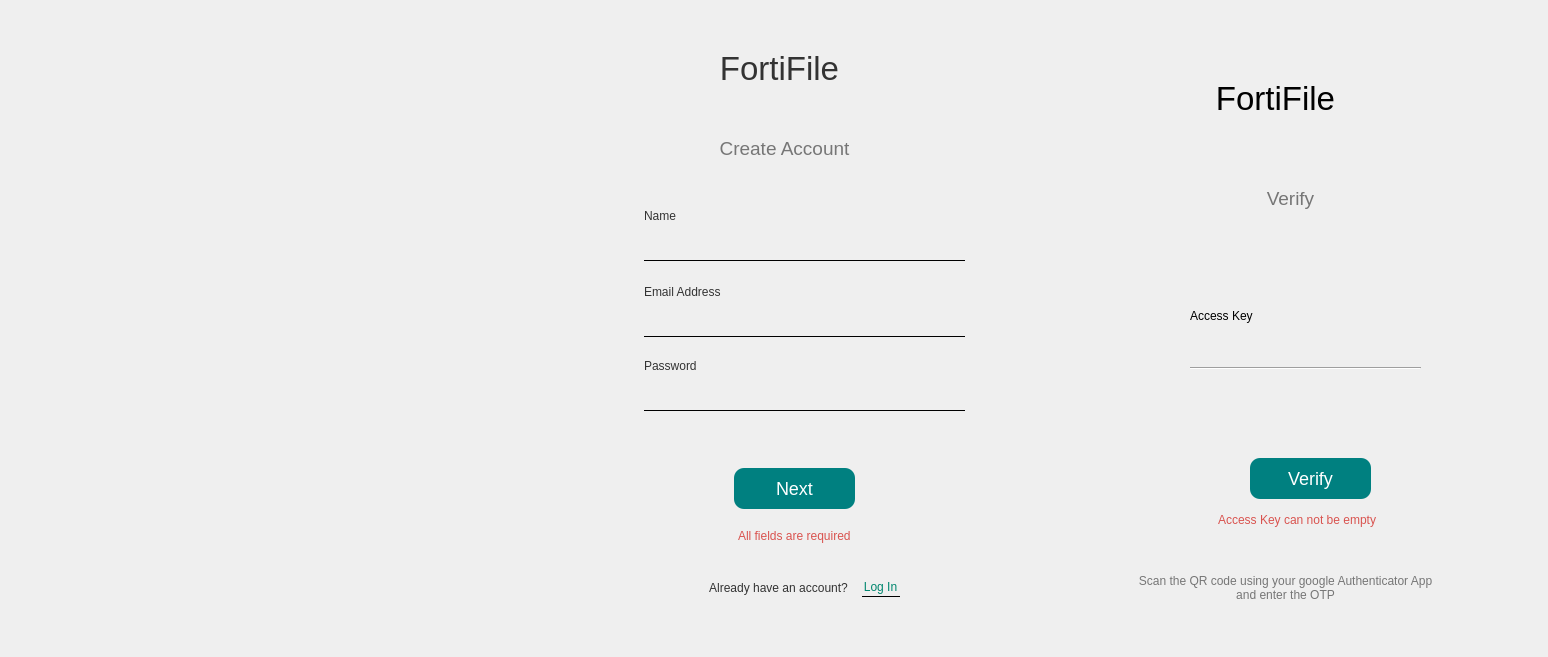
<?xml version="1.0" encoding="UTF-8"?>
<ui version="4.0">
 <class>MainWindow</class>
 <widget class="QMainWindow" name="MainWindow">
  <property name="geometry">
   <rect>
    <x>0</x>
    <y>0</y>
    <width>1548</width>
    <height>657</height>
   </rect>
  </property>
  <property name="windowTitle">
   <string>MainWindow</string>
  </property>
  <widget class="QWidget" name="centralwidget">
   <layout class="QHBoxLayout" name="horizontalLayout_2">
    <item>
     <widget class="QWidget" name="widget_4" native="true">
      <layout class="QHBoxLayout" name="horizontalLayout">
       <item>
        <widget class="QWidget" name="widget" native="true">
         <property name="styleSheet">
          <string notr="true">background-image: url(:/images/resources/ss.jpg);</string>
         </property>
         <widget class="QLabel" name="qr_label">
          <property name="geometry">
           <rect>
            <x>170</x>
            <y>340</y>
            <width>181</width>
            <height>171</height>
           </rect>
          </property>
          <property name="styleSheet">
           <string notr="true">background:none;
</string>
          </property>
          <property name="text">
           <string/>
          </property>
          <property name="scaledContents">
           <bool>true</bool>
          </property>
         </widget>
        </widget>
       </item>
       <item>
        <widget class="QWidget" name="widget_3" native="true">
         <property name="styleSheet">
          <string notr="true">QLineEdit{
border:none;
background:transparent;
}

QLabel {
	background:transparent;
    font-family: 'Arial';
    color: #333; /* Dark Gray */
}


QLineEdit{
background:transparent;
    border-radius: 5px;
    padding: 5px;
}
QLineEdit:focus {
    border-color: #008080; /* Teal */
}
Line{
background:transparent;
}
</string>
         </property>
         <widget class="QLabel" name="label_2">
          <property name="geometry">
           <rect>
            <x>120</x>
            <y>266</y>
            <width>91</width>
            <height>16</height>
           </rect>
          </property>
          <property name="text">
           <string>Email Address</string>
          </property>
         </widget>
         <widget class="QLineEdit" name="password">
          <property name="geometry">
           <rect>
            <x>120</x>
            <y>360</y>
            <width>321</width>
            <height>31</height>
           </rect>
          </property>
          <property name="font">
           <font>
            <pointsize>10</pointsize>
           </font>
          </property>
          <property name="echoMode">
           <enum>QLineEdit::Password</enum>
          </property>
         </widget>
         <widget class="QLineEdit" name="email">
          <property name="geometry">
           <rect>
            <x>120</x>
            <y>286</y>
            <width>321</width>
            <height>31</height>
           </rect>
          </property>
          <property name="font">
           <font>
            <pointsize>10</pointsize>
           </font>
          </property>
          <property name="alignment">
           <set>Qt::AlignLeading|Qt::AlignLeft|Qt::AlignVCenter</set>
          </property>
         </widget>
         <widget class="QLabel" name="label">
          <property name="geometry">
           <rect>
            <x>120</x>
            <y>190</y>
            <width>55</width>
            <height>16</height>
           </rect>
          </property>
          <property name="text">
           <string>Name</string>
          </property>
         </widget>
         <widget class="QLineEdit" name="name">
          <property name="geometry">
           <rect>
            <x>120</x>
            <y>210</y>
            <width>321</width>
            <height>31</height>
           </rect>
          </property>
          <property name="font">
           <font>
            <pointsize>10</pointsize>
           </font>
          </property>
          <property name="echoMode">
           <enum>QLineEdit::Normal</enum>
          </property>
          <property name="alignment">
           <set>Qt::AlignLeading|Qt::AlignLeft|Qt::AlignVCenter</set>
          </property>
         </widget>
         <widget class="QLabel" name="label_3">
          <property name="geometry">
           <rect>
            <x>120</x>
            <y>340</y>
            <width>61</width>
            <height>16</height>
           </rect>
          </property>
          <property name="text">
           <string>Password</string>
          </property>
         </widget>
         <widget class="QLabel" name="label_5">
          <property name="geometry">
           <rect>
            <x>170</x>
            <y>20</y>
            <width>171</width>
            <height>61</height>
           </rect>
          </property>
          <property name="font">
           <font>
            <family>Arial</family>
            <pointsize>25</pointsize>
           </font>
          </property>
          <property name="styleSheet">
           <string notr="true">text-align: center;</string>
          </property>
          <property name="text">
           <string>FortiFile</string>
          </property>
          <property name="alignment">
           <set>Qt::AlignCenter</set>
          </property>
         </widget>
         <widget class="QLabel" name="label_7">
          <property name="geometry">
           <rect>
            <x>150</x>
            <y>100</y>
            <width>221</width>
            <height>61</height>
           </rect>
          </property>
          <property name="font">
           <font>
            <family>Arial</family>
            <pointsize>14</pointsize>
           </font>
          </property>
          <property name="text">
           <string>&lt;html&gt;&lt;head/&gt;&lt;body&gt;&lt;p&gt;&lt;span style=&quot; color:#767676;&quot;&gt;Create Account&lt;/span&gt;&lt;/p&gt;&lt;/body&gt;&lt;/html&gt;</string>
          </property>
          <property name="alignment">
           <set>Qt::AlignCenter</set>
          </property>
         </widget>
         <widget class="Line" name="line">
          <property name="geometry">
           <rect>
            <x>120</x>
            <y>234</y>
            <width>321</width>
            <height>16</height>
           </rect>
          </property>
          <property name="styleSheet">
           <string notr="true">background:transparent;</string>
          </property>
          <property name="frameShadow">
           <enum>QFrame::Plain</enum>
          </property>
          <property name="orientation">
           <enum>Qt::Horizontal</enum>
          </property>
         </widget>
         <widget class="Line" name="line_2">
          <property name="geometry">
           <rect>
            <x>120</x>
            <y>310</y>
            <width>321</width>
            <height>16</height>
           </rect>
          </property>
          <property name="frameShadow">
           <enum>QFrame::Plain</enum>
          </property>
          <property name="orientation">
           <enum>Qt::Horizontal</enum>
          </property>
         </widget>
         <widget class="Line" name="line_3">
          <property name="geometry">
           <rect>
            <x>120</x>
            <y>384</y>
            <width>321</width>
            <height>16</height>
           </rect>
          </property>
          <property name="font">
           <font>
            <pointsize>10</pointsize>
           </font>
          </property>
          <property name="frameShadow">
           <enum>QFrame::Plain</enum>
          </property>
          <property name="orientation">
           <enum>Qt::Horizontal</enum>
          </property>
         </widget>
         <widget class="QPushButton" name="next_btn">
          <property name="geometry">
           <rect>
            <x>210</x>
            <y>450</y>
            <width>121</width>
            <height>41</height>
           </rect>
          </property>
          <property name="font">
           <font>
            <pointsize>-1</pointsize>
           </font>
          </property>
          <property name="styleSheet">
           <string notr="true">QPushButton {
    background-color: #008080;  /* Teal */
    color: white;
    font-size: 18px;
    border-radius: 10px;
    padding: 8px 20px;
}
QPushButton:hover {
    background-color: #006666; /* Darker teal */
}
</string>
          </property>
          <property name="text">
           <string>Next</string>
          </property>
         </widget>
         <widget class="QLabel" name="label_10">
          <property name="geometry">
           <rect>
            <x>120</x>
            <y>25</y>
            <width>51</width>
            <height>51</height>
           </rect>
          </property>
          <property name="text">
           <string/>
          </property>
          <property name="pixmap">
           <pixmap resource="../resource.qrc">:/icons/resources/logo.png</pixmap>
          </property>
          <property name="scaledContents">
           <bool>true</bool>
          </property>
         </widget>
         <widget class="QLabel" name="error_icon_2">
          <property name="geometry">
           <rect>
            <x>186</x>
            <y>507</y>
            <width>21</width>
            <height>21</height>
           </rect>
          </property>
          <property name="text">
           <string/>
          </property>
          <property name="pixmap">
           <pixmap resource="../resource.qrc">:/icons/resources/icons8-error-50.png</pixmap>
          </property>
          <property name="scaledContents">
           <bool>true</bool>
          </property>
         </widget>
         <widget class="QLabel" name="error_text_2">
          <property name="geometry">
           <rect>
            <x>214</x>
            <y>510</y>
            <width>141</width>
            <height>16</height>
           </rect>
          </property>
          <property name="font">
           <font>
            <family>Arial</family>
            <pointsize>9</pointsize>
            <weight>50</weight>
            <bold>false</bold>
           </font>
          </property>
          <property name="styleSheet">
           <string notr="true">color: #D9534F;

 </string>
          </property>
          <property name="text">
           <string>All fields are required</string>
          </property>
          <property name="textFormat">
           <enum>Qt::PlainText</enum>
          </property>
          <property name="scaledContents">
           <bool>true</bool>
          </property>
          <property name="alignment">
           <set>Qt::AlignLeading|Qt::AlignLeft|Qt::AlignVCenter</set>
          </property>
         </widget>
         <widget class="QPushButton" name="lofin_btn">
          <property name="geometry">
           <rect>
            <x>310</x>
            <y>548</y>
            <width>93</width>
            <height>41</height>
           </rect>
          </property>
          <property name="cursor">
           <cursorShape>PointingHandCursor</cursorShape>
          </property>
          <property name="styleSheet">
           <string notr="true">QPushButton{
border:none;
color: rgb(0, 134, 110);
background:transparent;
}


QPushButton:hover:!checked{
	color: rgb(0, 56, 46);
}</string>
          </property>
          <property name="text">
           <string>Log In</string>
          </property>
         </widget>
         <widget class="Line" name="line_5">
          <property name="geometry">
           <rect>
            <x>338</x>
            <y>568</y>
            <width>38</width>
            <height>20</height>
           </rect>
          </property>
          <property name="styleSheet">
           <string notr="true">background:transparent;</string>
          </property>
          <property name="frameShadow">
           <enum>QFrame::Plain</enum>
          </property>
          <property name="lineWidth">
           <number>1</number>
          </property>
          <property name="orientation">
           <enum>Qt::Horizontal</enum>
          </property>
         </widget>
         <widget class="QLabel" name="label_12">
          <property name="geometry">
           <rect>
            <x>174</x>
            <y>560</y>
            <width>161</width>
            <height>20</height>
           </rect>
          </property>
          <property name="text">
           <string>Already have an account?</string>
          </property>
          <property name="alignment">
           <set>Qt::AlignCenter</set>
          </property>
         </widget>
         <zorder>line_5</zorder>
         <zorder>lofin_btn</zorder>
         <zorder>label_2</zorder>
         <zorder>password</zorder>
         <zorder>email</zorder>
         <zorder>label</zorder>
         <zorder>name</zorder>
         <zorder>label_3</zorder>
         <zorder>label_5</zorder>
         <zorder>label_7</zorder>
         <zorder>line</zorder>
         <zorder>line_2</zorder>
         <zorder>line_3</zorder>
         <zorder>next_btn</zorder>
         <zorder>label_10</zorder>
         <zorder>error_icon_2</zorder>
         <zorder>error_text_2</zorder>
         <zorder>label_12</zorder>
        </widget>
       </item>
       <item>
        <widget class="QWidget" name="widget_2" native="true">
         <widget class="QLineEdit" name="totp">
          <property name="geometry">
           <rect>
            <x>160</x>
            <y>310</y>
            <width>231</width>
            <height>41</height>
           </rect>
          </property>
          <property name="font">
           <font>
            <pointsize>10</pointsize>
           </font>
          </property>
          <property name="styleSheet">
           <string notr="true">QLineEdit{
border:none;
background:transparent;
}</string>
          </property>
         </widget>
         <widget class="QLabel" name="label_4">
          <property name="geometry">
           <rect>
            <x>160</x>
            <y>290</y>
            <width>71</width>
            <height>16</height>
           </rect>
          </property>
          <property name="text">
           <string>Access Key</string>
          </property>
         </widget>
         <widget class="QLabel" name="label_6">
          <property name="geometry">
           <rect>
            <x>160</x>
            <y>50</y>
            <width>171</width>
            <height>61</height>
           </rect>
          </property>
          <property name="font">
           <font>
            <pointsize>25</pointsize>
           </font>
          </property>
          <property name="styleSheet">
           <string notr="true">text-align: center;</string>
          </property>
          <property name="text">
           <string>FortiFile</string>
          </property>
          <property name="alignment">
           <set>Qt::AlignCenter</set>
          </property>
         </widget>
         <widget class="QLabel" name="label_8">
          <property name="geometry">
           <rect>
            <x>150</x>
            <y>150</y>
            <width>221</width>
            <height>61</height>
           </rect>
          </property>
          <property name="font">
           <font>
            <pointsize>14</pointsize>
           </font>
          </property>
          <property name="text">
           <string>&lt;html&gt;&lt;head/&gt;&lt;body&gt;&lt;p&gt;&lt;span style=&quot; color:#767676;&quot;&gt;Verify&lt;/span&gt;&lt;/p&gt;&lt;/body&gt;&lt;/html&gt;</string>
          </property>
          <property name="alignment">
           <set>Qt::AlignCenter</set>
          </property>
         </widget>
         <widget class="QPushButton" name="verify_btn">
          <property name="geometry">
           <rect>
            <x>220</x>
            <y>440</y>
            <width>121</width>
            <height>41</height>
           </rect>
          </property>
          <property name="font">
           <font>
            <pointsize>-1</pointsize>
           </font>
          </property>
          <property name="styleSheet">
           <string notr="true">QPushButton {
    background-color: #008080;  /* Teal */
    color: white;
    font-size: 18px;
    border-radius: 10px;
    padding: 8px 20px;
}
QPushButton:hover {
    background-color: #006666; /* Darker teal */
}
</string>
          </property>
          <property name="text">
           <string>Verify</string>
          </property>
         </widget>
         <widget class="Line" name="line_4">
          <property name="geometry">
           <rect>
            <x>160</x>
            <y>342</y>
            <width>231</width>
            <height>16</height>
           </rect>
          </property>
          <property name="orientation">
           <enum>Qt::Horizontal</enum>
          </property>
         </widget>
         <widget class="QLabel" name="label_9">
          <property name="geometry">
           <rect>
            <x>70</x>
            <y>540</y>
            <width>371</width>
            <height>61</height>
           </rect>
          </property>
          <property name="text">
           <string>&lt;html&gt;&lt;head/&gt;&lt;body&gt;&lt;p&gt;&lt;span style=&quot; color:#767676;&quot;&gt;Scan the QR code using your google Authenticator App&lt;br/&gt;and enter the OTP&lt;/span&gt;&lt;/p&gt;&lt;/body&gt;&lt;/html&gt;</string>
          </property>
          <property name="alignment">
           <set>Qt::AlignCenter</set>
          </property>
         </widget>
         <widget class="QPushButton" name="pushButton">
          <property name="geometry">
           <rect>
            <x>30</x>
            <y>20</y>
            <width>41</width>
            <height>41</height>
           </rect>
          </property>
          <property name="styleSheet">
           <string notr="true">QPushButton{


border-radius:15px;
}
QPushButton {
        background:transparent;
        border:none;
        border-radius: 20px;
    }
    QPushButton:hover {
        background-color: rgb(206, 206, 206);
    }</string>
          </property>
          <property name="text">
           <string/>
          </property>
          <property name="icon">
           <iconset resource="../resource.qrc">
            <normaloff>:/icons/resources/icons8-back-96.png</normaloff>:/icons/resources/icons8-back-96.png</iconset>
          </property>
          <property name="iconSize">
           <size>
            <width>28</width>
            <height>28</height>
           </size>
          </property>
         </widget>
         <widget class="QLabel" name="label_11">
          <property name="geometry">
           <rect>
            <x>110</x>
            <y>52</y>
            <width>51</width>
            <height>51</height>
           </rect>
          </property>
          <property name="text">
           <string/>
          </property>
          <property name="pixmap">
           <pixmap resource="../resource.qrc">:/icons/resources/logo.png</pixmap>
          </property>
          <property name="scaledContents">
           <bool>true</bool>
          </property>
         </widget>
         <widget class="QLabel" name="error_text">
          <property name="geometry">
           <rect>
            <x>188</x>
            <y>491</y>
            <width>201</width>
            <height>21</height>
           </rect>
          </property>
          <property name="font">
           <font>
            <family>Arial</family>
            <pointsize>9</pointsize>
            <weight>50</weight>
            <bold>false</bold>
           </font>
          </property>
          <property name="styleSheet">
           <string notr="true">color: #D9534F;

 </string>
          </property>
          <property name="text">
           <string>Access Key can not be empty</string>
          </property>
          <property name="textFormat">
           <enum>Qt::PlainText</enum>
          </property>
          <property name="scaledContents">
           <bool>true</bool>
          </property>
          <property name="alignment">
           <set>Qt::AlignLeading|Qt::AlignLeft|Qt::AlignVCenter</set>
          </property>
         </widget>
         <widget class="QLabel" name="error_icon">
          <property name="geometry">
           <rect>
            <x>160</x>
            <y>490</y>
            <width>21</width>
            <height>21</height>
           </rect>
          </property>
          <property name="text">
           <string/>
          </property>
          <property name="pixmap">
           <pixmap resource="../resource.qrc">:/icons/resources/icons8-error-50.png</pixmap>
          </property>
          <property name="scaledContents">
           <bool>true</bool>
          </property>
         </widget>
        </widget>
       </item>
      </layout>
     </widget>
    </item>
   </layout>
  </widget>
 </widget>
 <resources>
  <include location="../resource.qrc"/>
  <include location="../resource.qrc"/>
 </resources>
 <connections>
  <connection>
   <sender>pushButton</sender>
   <signal>clicked()</signal>
   <receiver>widget_3</receiver>
   <slot>show()</slot>
   <hints>
    <hint type="sourcelabel">
     <x>912</x>
     <y>52</y>
    </hint>
    <hint type="destinationlabel">
     <x>844</x>
     <y>75</y>
    </hint>
   </hints>
  </connection>
  <connection>
   <sender>pushButton</sender>
   <signal>clicked()</signal>
   <receiver>widget_2</receiver>
   <slot>hide()</slot>
   <hints>
    <hint type="sourcelabel">
     <x>935</x>
     <y>60</y>
    </hint>
    <hint type="destinationlabel">
     <x>1048</x>
     <y>23</y>
    </hint>
   </hints>
  </connection>
 </connections>
</ui>
